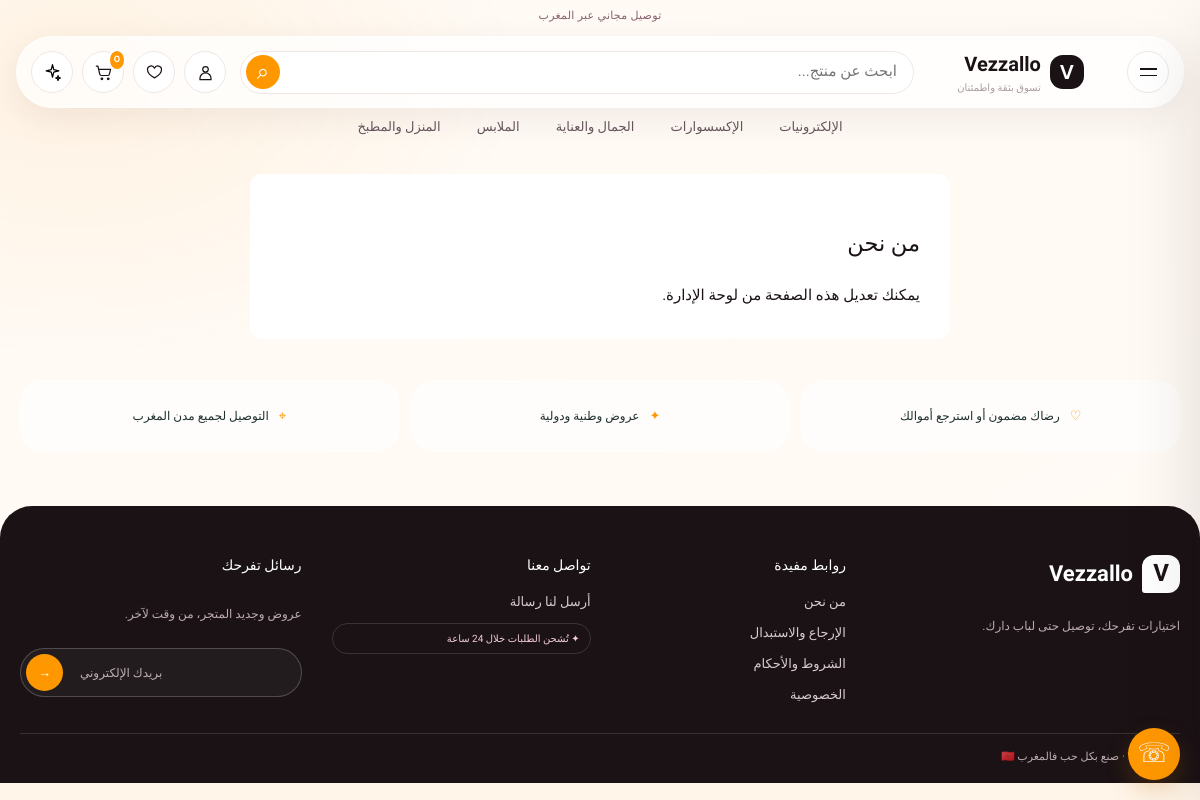
/p/about, run on the app's committed database.
### app.py (models this page shows)
class StoreSetting(db.Model):
    key = db.Column(db.String(100), primary_key=True)
    value = db.Column(db.Text, default="")

class Category(db.Model):
    id = db.Column(db.Integer, primary_key=True)
    name = db.Column(db.String(80), unique=True, nullable=False)
    slug = db.Column(db.String(100), unique=True, nullable=False, default="")
    name_ar = db.Column(db.String(120), nullable=False)
    name_fr = db.Column(db.String(120), default="")
    icon = db.Column(db.String(24), default="✦")
    image_url = db.Column(db.String(500), default="/static/placeholder.png")
    sort_order = db.Column(db.Integer, default=0)
    products = db.relationship("Product", backref="category", lazy=True)

class StorePage(db.Model):
    slug = db.Column(db.String(80), primary_key=True)
    title = db.Column(db.String(180), nullable=False)
    body = db.Column(db.Text, default="")

### app.py (the view)
@app.get("/p/<slug>")
def page(slug):
    page_data = db.session.get(StorePage, slug)
    if not page_data:
        abort(404)
    return render_template("page.html", page_data=page_data)

### app.py (called while the page is built, shortened)
def setting(key, default=""):
    item = db.session.get(StoreSetting, key)
    return item.value if item else default

def theme_color(key, default):
    value = setting(key, default)
    return value if re.fullmatch(r"#[0-9a-fA-F]{6}", value) else default

def get_cart_items():
    data = session.get("cart", {})
    try:
        ids = [int(key) for key in data]
    except (TypeError, ValueError):
        ids = []
    products = Product.query.filter(Product.id.in_(ids), Product.is_active.is_(True)).all() if ids else []
    lookup = {product.id: product for product in products}
    items = []
    return items

def translate(key):
    arabic, french = TRANSLATIONS.get(key, (key, key))
    return french if session.get("language") == "fr" else arabic

@app.before_request
def save_utm():
    for key in ("utm_source", "utm_medium", "utm_campaign", "utm_term", "utm_content"):
        if request.args.get(key):
            session.setdefault("utm", {})[key] = request.args[key]

### templates/page.html
{% extends "base.html" %}{% block title %}{{ page_data.title }} — {{ store_name }}{% endblock %}{% block content %}<article class="container content-page"><h1>{{ page_data.title }}</h1><div>{{ page_data.body|e|replace('\n','<br>')|safe }}</div></article>{% endblock %}

### templates/base.html (shortened to what this page needs)
<!doctype html>
<html lang="{{ 'ar' if request.endpoint and request.endpoint.startswith('admin') else language }}" dir="{{ 'rtl' if language == 'ar' or (request.endpoint and request.endpoint.startswith('admin')) else 'ltr' }}">
<head>
  <link rel="stylesheet" href="{{ url_for('static', filename='style.css') }}">
  <link rel="stylesheet" href="{{ url_for('static', filename='marketplace.css') }}">
  <link rel="stylesheet" href="{{ url_for('static', filename='premium.css') }}">
</head>
<body style="--store-primary: {{ theme_primary }}; --teal: {{ theme_primary }}; --teal-dark: color-mix(in srgb, {{ theme_primary }} 84%, black); --premium-accent: {{ theme_accent }}; --premium-paper: {{ theme_background }}; --premium-accent-soft: color-mix(in srgb, {{ theme_accent }} 14%, white)">
  <div class="announcement">{{ store_setting('announcement_fr', 'Livraison gratuite partout au Maroc') if language == 'fr' else store_setting('announcement', 'توصيل مجاني إلى جميع أنحاء المغرب') }}</div>
  <header class="premium-header">
    <div class="premium-header-inner">
      <button class="mobile-menu-toggle" id="menu-toggle" type="button" aria-label="{{ 'Ouvrir le menu' if language == 'fr' else 'فتح القائمة' }}" aria-expanded="false" aria-controls="nav-bar">
        <span></span><span></span>
      </button>
      <a class="brand premium-brand" href="{{ url_for('index') }}">
        {% if store_setting('logo_url') %}<img class="brand-logo" src="{{ store_setting('logo_url') }}" alt="{{ store_name }}">{% else %}<span class="brand-mark">V</span>{% endif %}
        <span>{{ store_name }}<small>{{ 'Achetez en toute confiance' if language == 'fr' else 'تسوق بثقة واطمئنان' }}</small></span>
      </a>
      <form class="header-search" action="{{ url_for('index') }}" data-search-form>
        <input id="header-search-input" name="q" type="search" autocomplete="off" placeholder="{{ 'Rechercher un produit...' if language == 'fr' else 'ابحث عن منتج...' }}" value="{{ search|default('') }}">
        <button type="submit" aria-label="{{ t('search') }}">⌕</button>
      </form>
      <div class="header-actions premium-actions">
        <a class="icon-button header-account-link" href="{{ url_for('account') if current_user.is_authenticated else url_for('account_login') }}" aria-label="{{ t('account') }}">
          <svg viewBox="0 0 24 24" aria-hidden="true"><circle cx="12" cy="8" r="3.5"/><path d="M5 21v-1.5a7 7 0 0 1 14 0V21Z"/></svg>
        </a>
        <a class="icon-button header-wishlist-link" href="{{ (url_for('account') ~ '#wishlist') if current_user.is_authenticated else url_for('account_login') }}" aria-label="{{ 'Favoris' if language == 'fr' else 'المفضلة' }}">
          <svg viewBox="0 0 24 24" aria-hidden="true"><path d="M20.8 8.8c0 5.2-8.8 10-8.8 10s-8.8-4.8-8.8-10A4.6 4.6 0 0 1 12 6.5a4.6 4.6 0 0 1 8.8 2.3Z"/></svg>
        </a>
        <a class="icon-button" href="{{ url_for('cart') }}" aria-label="{{ t('cart') }}">
          <svg viewBox="0 0 24 24" aria-hidden="true"><path d="M3 4h2l2.2 10.2a2 2 0 0 0 2 1.6h8.2a2 2 0 0 0 1.9-1.4L21 8H6"/><circle cx="10" cy="20" r="1"/><circle cx="18" cy="20" r="1"/></svg>
          <b class="cart-badge">{{ cart_count }}</b>
        </a>
        <button class="icon-button menu-trigger" id="search-toggle" type="button" aria-label="{{ t('search') }}">
          <svg viewBox="0 0 24 24" aria-hidden="true"><path d="m12 2 1.6 6.4L20 10l-6.4 1.6L12 18l-1.6-6.4L4 10l6.4-1.6L12 2Z"/><path d="m19 16 .8 2.2L22 19l-2.2.8L19 22l-.8-2.2L16 19l2.2-.8L19 16Z"/></svg>
        </button>
      </div>
    </div>
    <nav class="desktop-category-nav" aria-label="{{ 'Catégories' if language == 'fr' else 'التصنيفات' }}">
      {% for item in categories %}
      <a href="{{ url_for('index', category=item.slug) }}">{{ item.name_fr if language == 'fr' else {'beauty': 'الجمال والعناية', 'home': 'المنزل والمطبخ'}.get(item.slug, item.name_ar) }}</a>
      {% endfor %}
    </nav>
  </header>
  <main>{% block content %}{% endblock %}</main>
  {% if not request.endpoint or request.endpoint not in ['admin_dashboard', 'admin_settings', 'admin_coupons', 'admin_content', 'admin_customers', 'admin_messages', 'admin_login'] %}
  <section class="trust-row container premium-trust"><div><span>♡</span><b>{{ t('trust_refund') }}</b></div><div><span>✦</span><b>{{ t('trust_offers') }}</b></div><div><span>⌖</span><b>{{ t('trust_delivery') }}</b></div></section>
  {% endif %}
  <footer class="site-footer premium-footer">
    <div class="container footer-grid">
      <div class="footer-intro"><a class="brand footer-brand" href="{{ url_for('index') }}">{% if store_setting('logo_url') %}<img class="brand-logo" src="{{ store_setting('logo_url') }}" alt="{{ store_name }}">{% else %}<span class="brand-mark">V</span>{% endif %}<span>{{ store_name }}</span></a><p>{{ 'Des trouvailles choisies avec soin, livrées chez vous.' if language == 'fr' else 'اختيارات تفرحك، توصيل حتى لباب دارك.' }}</p></div>
      <div><b>{{ 'Liens utiles' if language == 'fr' else 'روابط مفيدة' }}</b><a href="{{ url_for('page', slug='about') }}">{{ 'À propos' if language == 'fr' else 'من نحن' }}</a><a href="{{ url_for('page', slug='returns') }}">{{ 'Retours' if language == 'fr' else 'الإرجاع والاستبدال' }}</a><a href="{{ url_for('page', slug='terms') }}">{{ 'Conditions' if language == 'fr' else 'الشروط والأحكام' }}</a><a href="{{ url_for('page', slug='privacy') }}">{{ 'Confidentialité' if language == 'fr' else 'الخصوصية' }}</a></div>
      <div><b>{{ 'Nous contacter' if language == 'fr' else 'تواصل معنا' }}</b><a href="{{ url_for('contact') }}">{{ 'Formulaire de contact' if language == 'fr' else 'أرسل لنا رسالة' }}</a><span class="dispatch-badge">✦ {{ 'Commandes expédiées sous 24h' if language == 'fr' else 'تُشحن الطلبات خلال 24 ساعة' }}</span></div>
      <div class="newsletter"><b>{{ 'La petite lettre' if language == 'fr' else 'رسائل تفرحك' }}</b><p>{{ 'Nouveautés et offres, de temps en temps.' if language == 'fr' else 'عروض وجديد المتجر، من وقت لآخر.' }}</p><form class="newsletter-form" data-email="{{ store_setting('email') }}" data-not-configured="{{ 'Inscription newsletter indisponible pour le moment.' if language == 'fr' else 'الاشتراك غير متاح حالياً، تواصل معنا عبر واتساب.' }}"><label class="sr-only" for="newsletter-email">{{ 'Votre e-mail' if language == 'fr' else 'بريدك الإلكتروني' }}</label><input id="newsletter-email" type="email" placeholder="{{ 'Votre e-mail' if language == 'fr' else 'بريدك الإلكتروني' }}" required><button type="submit" aria-label="{{ 'S’inscrire' if language == 'fr' else 'اشتراك' }}">→</button></form><small class="newsletter-status" aria-live="polite"></small></div>
    </div>
    <div class="container footer-bottom">© {{ store_name }} · {{ 'Fait avec soin au Maroc' if language == 'fr' else 'صنع بكل حب فالمغرب 🇲🇦' }}</div>
  </footer>
  <a class="whatsapp-float" href="https://wa.me/{{ whatsapp|replace('+','')|replace(' ','') }}" target="_blank" rel="noopener" aria-label="{{ 'WhatsApp' if language == 'fr' else 'تواصل عبر واتساب' }}">☏</a>
</body></html>

### static/style.css (style rules this page uses)
:root { --teal:#087c70;--teal-dark:#064d47;--ink:#1d302e;--muted:#70817e;--line:#e2eae7;--paper:#f5f8f7;--white:#fff;--green:#15834d;font-family:Arial,"Tajawal",sans-serif;color:var(--ink);background:var(--paper);font-synthesis:none }
* { box-sizing:border-box }
body { margin:0;min-width:320px;background:var(--paper);font-size:15px }
a { color:inherit;text-decoration:none }
button,input,select,textarea { font:inherit }
button,a { -webkit-tap-highlight-color:transparent }
.container { width:min(1200px,calc(100% - 36px));margin-inline:auto }
.announcement { min-height:30px;background:var(--teal-dark);color:#fff;text-align:center;padding:7px 12px;font-size:12px }
.brand { display:flex;align-items:center;gap:9px;font-size:22px;font-weight:800;white-space:nowrap }
.brand-mark { height:38px;width:38px;display:grid;place-items:center;border-radius:12px 12px 12px 3px;background:#fff;color:var(--teal);font-size:24px }
.brand small { display:block;font-size:9px;opacity:.75 }
.header-actions { display:flex;align-items:center;gap:18px;font-size:20px }
.header-actions a { position:relative }
.cart-badge { position:absolute;top:-10px;right:-10px;background:#efb647;color:#173c36;border-radius:50%;font-size:11px;min-width:18px;text-align:center;padding:2px }
.mobile-menu-toggle { display:none;background:none;color:white;border:0;font-size:22px }
.trust-row { display:grid;grid-template-columns:repeat(3,1fr);gap:12px;margin-top:36px;margin-bottom:30px }
.trust-row>div { background:white;border-radius:8px;padding:17px;display:flex;gap:10px;align-items:center;color:var(--teal);font-size:18px }
.trust-row b { color:var(--ink);font-size:13px }
.site-footer { background:#103b36;color:#e6f1ee;padding:34px 0 15px;margin-top:32px }
.footer-grid { display:grid;grid-template-columns:2fr 1fr 1fr 1fr;gap:25px }
.footer-grid>div { display:grid;align-content:start;gap:10px;font-size:13px }
.footer-grid p { color:#b5cbc5 }
.footer-brand { color:white }
.footer-bottom { border-top:1px solid #ffffff26;margin-top:25px;padding-top:14px;font-size:11px;color:#a9c0ba }
.whatsapp-float { position:fixed;z-index:12;bottom:20px;right:20px;width:52px;height:52px;display:grid;place-items:center;border-radius:50%;background:#1ebc63;color:white;font-size:27px;box-shadow:0 5px 18px #0003 }
.success-page,.account-card,.content-page { max-width:700px;margin:35px auto;background:white;padding:30px;border-radius:12px }
.content-page { line-height:1.8 }

### data on the page
StoreSetting: value "توصيل مجاني عبر المغرب"
StoreSetting: value "Vezzallo"
Category: slug+name_ar "الإلكترونيات"
Category: slug+name_ar "الإكسسوارات"
Category: slug+name_ar "الجمال والعناية"
Category: slug+name_ar "الملابس"
Category: slug+name_ar "المنزل والمطبخ"
StorePage: title "من نحن", body "يمكنك تعديل هذه الصفحة من لوحة الإدارة."

### other printed values
{{ cart_count }} "0"
{{ t('trust_refund') }} "رضاك مضمون أو استرجع أموالك"
{{ t('trust_offers') }} "عروض وطنية ودولية"
{{ t('trust_delivery') }} "التوصيل لجميع مدن المغرب"
{{ 'Liens utiles' if language == 'fr' else 'روابط مفيدة' }} "روابط مفيدة"
{{ 'Retours' if language == 'fr' else 'الإرجاع والاستبدال' }} "الإرجاع والاستبدال"
{{ 'Conditions' if language == 'fr' else 'الشروط والأحكام' }} "الشروط والأحكام"
{{ 'Confidentialité' if language == 'fr' else 'الخصوصية' }} "الخصوصية"
{{ 'Nous contacter' if language == 'fr' else 'تواصل معنا' }} "تواصل معنا"
{{ 'Formulaire de contact' if language == 'fr' else 'أرسل لنا رسالة' }} "أرسل لنا رسالة"
{{ 'La petite lettre' if language == 'fr' else 'رسائل تفرحك' }} "رسائل تفرحك"
